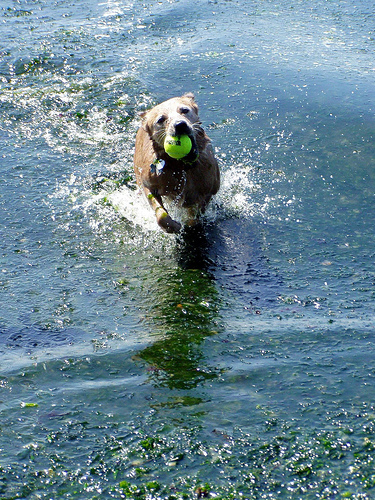
#> input picture s_oridata/2008_002033.jpg, 375 x 500 px; its folder holds only this picture in this run
$ python trainingdatacreate.py   (Python 2 division)
#> lines starting #> are read from the running program, lines starting #| are printed output that depends on the picture
import numpy as np
import cv2
import random
from PIL import Image
import os, os.path

oripath = "./s_oridata/"
noblurpath = "./s_cnn/train/no_blur/"
blurpath = "./s_cnn/train/blur/"
allimgpath = "./s_cnn/train/inputdata/"

size = 15
gridx=30
gridy=30

kernel_motion_blur = np.zeros((size, size))
kernel_motion_blur[int((size-1)/2), :] = np.ones(size)
kernel_motion_blur = kernel_motion_blur / size

# img = Image.open(oripath+"JR.jpg")


#go through every image in source folder
print('begin loading images')
pi_imgs = []
cv_imgs = []
valid_images = [".jpg"]
for f in os.listdir(oripath):
    ext = os.path.splitext(f)[1]
    if ext.lower() not in valid_images:
        continue
    pi_imgs.append(Image.open(os.path.join(oripath,f)))
    cv_imgs.append(cv2.imread(os.path.join(oripath,f)))
print('finished loading images')
#

#
# looping to create blurry and non-blurry images in 50% chance
for i in range(len(pi_imgs)):
    img = pi_imgs[i]
#> img is the input picture: PIL image 375x500 RGB; mean R, G, B 105.2, 134.2, 147
    (imageWidth, imageHeight) = img.size
#> imageWidth = 375; imageHeight = 500

    rangex = imageWidth / gridx
#> rangex = 12
    rangey = imageHeight / gridy
#> rangey = 16
    for x in xrange(rangex):
        for y in xrange(rangey):

            bbox = (x * gridx, y * gridy, x * gridx + gridx, y * gridy + gridy)
#> bbox = (0, 0, 30, 30)
            slice_bit = img.crop(bbox)
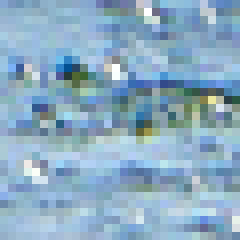
#> slice_bit: PIL image 30x30 RGB (shown 8 times larger); mean R, G, B 138.7, 171.1, 194.1
            if random.randrange(2) == 0:
                slice_bit.save(noblurpath + str(i)+'_'+ str(x) + '_' + str(y) + ',noblur.jpg', optimize=True, bits=6)
                slice_bit.save(allimgpath + str(i)+'_'+ str(x) + '_' + str(y) + ',noblur.jpg', optimize=True,bits=6)
                print(str(i))
            else:
                slice_bit.save(blurpath + str(i)+'_'+ str(x) + '_' + str(y) + ',blur.jpg', optimize=True, bits=6)
                img1 = cv2.imread(blurpath + str(i)+'_'+ str(x) + '_' + str(y) + ',blur.jpg')
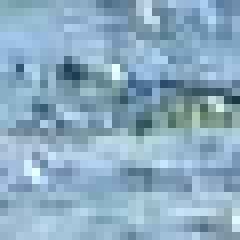
#> img1: shape (30, 30, 3) (shown 8 times larger); mean B, G, R 192.9, 171.1, 139
                output = cv2.filter2D(img1, -1, kernel_motion_blur)
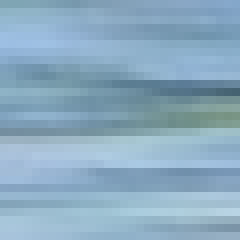
#> output: shape (30, 30, 3) (shown 8 times larger); mean B, G, R 192.8, 171, 138.8
                cv2.imwrite(blurpath + str(i)+'_'+ str(x) + '_' + str(y) + ',blur.jpg', output)
                cv2.imwrite(allimgpath + str(i)+'_'+ str(x) + '_' + str(y) + ',blur.jpg', output)
                print(str(i))
#| 0

$ run again, on s_oridata/2008_002039.jpg
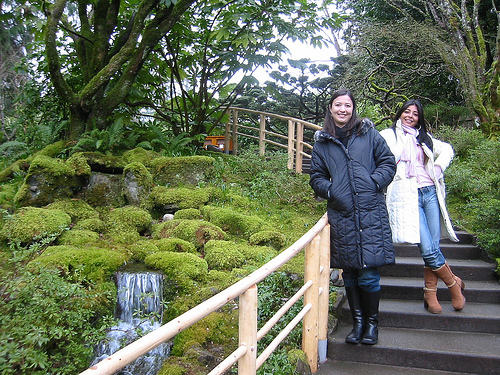
#> input picture s_oridata/2008_002039.jpg, 500 x 375 px
#> img is the input picture: PIL image 500x375 RGB; mean R, G, B 102.2, 111.7, 89
#> `img1 = cv2.imread(blurpath + str(i)+'_'+ str(x) + '_' + str(y) + ',blu..`:
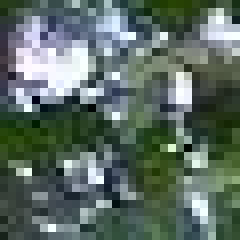
#> img1: shape (30, 30, 3) (shown 8 times larger); mean B, G, R 100.3, 108.2, 92.6
#> `output = cv2.filter2D(img1, -1, kernel_motion_blur)`:
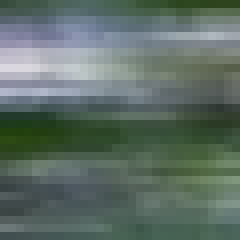
#> output: shape (30, 30, 3) (shown 8 times larger); mean B, G, R 101.7, 109.2, 93.7
#| 0

$ run again, on s_oridata/2008_002042.jpg
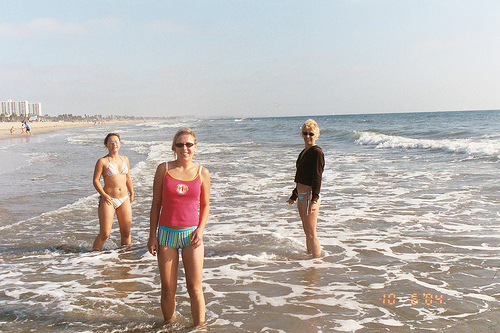
#> input picture s_oridata/2008_002042.jpg, 500 x 333 px
#> img is the input picture: PIL image 500x333 RGB; mean R, G, B 186.2, 180.7, 176.8
#> `slice_bit = img.crop(bbox)`:
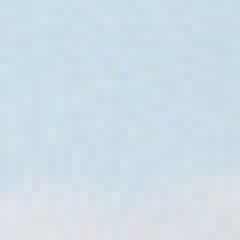
#> slice_bit: PIL image 30x30 RGB (shown 8 times larger); mean R, G, B 207.3, 222.5, 233.1
#| 0

$ run again, on s_oridata/2008_002043.jpg
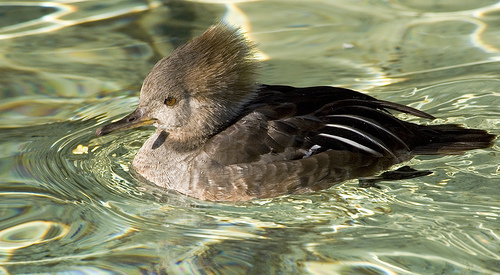
#> input picture s_oridata/2008_002043.jpg, 500 x 275 px
#> img is the input picture: PIL image 500x275 RGB; mean R, G, B 129.6, 132.9, 101.7
#> `slice_bit = img.crop(bbox)`:
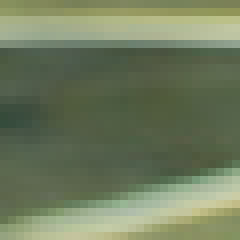
#> slice_bit: PIL image 30x30 RGB (shown 8 times larger); mean R, G, B 111.7, 123.5, 94
#> `output = cv2.filter2D(img1, -1, kernel_motion_blur)`:
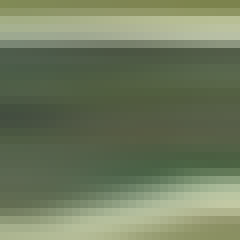
#> output: shape (30, 30, 3) (shown 8 times larger); mean B, G, R 94.7, 123.4, 111.9
#| 0

$ run again, on s_oridata/2008_002035.jpg
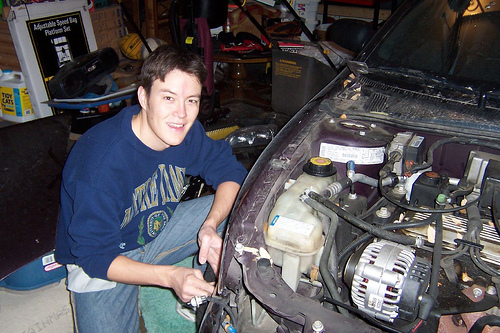
#> input picture s_oridata/2008_002035.jpg, 500 x 333 px
#> img is the input picture: PIL image 500x333 RGB; mean R, G, B 84.6, 82.5, 87.3
#> `img1 = cv2.imread(blurpath + str(i)+'_'+ str(x) + '_' + str(y) + ',blu..`:
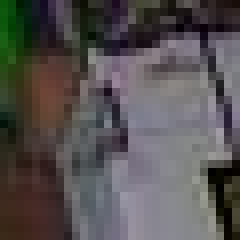
#> img1: shape (30, 30, 3) (shown 8 times larger); mean B, G, R 81.2, 81.4, 85.5
#> `output = cv2.filter2D(img1, -1, kernel_motion_blur)`:
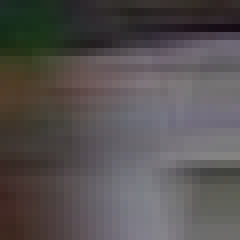
#> output: shape (30, 30, 3) (shown 8 times larger); mean B, G, R 81.7, 81.6, 86.1
#| 0
